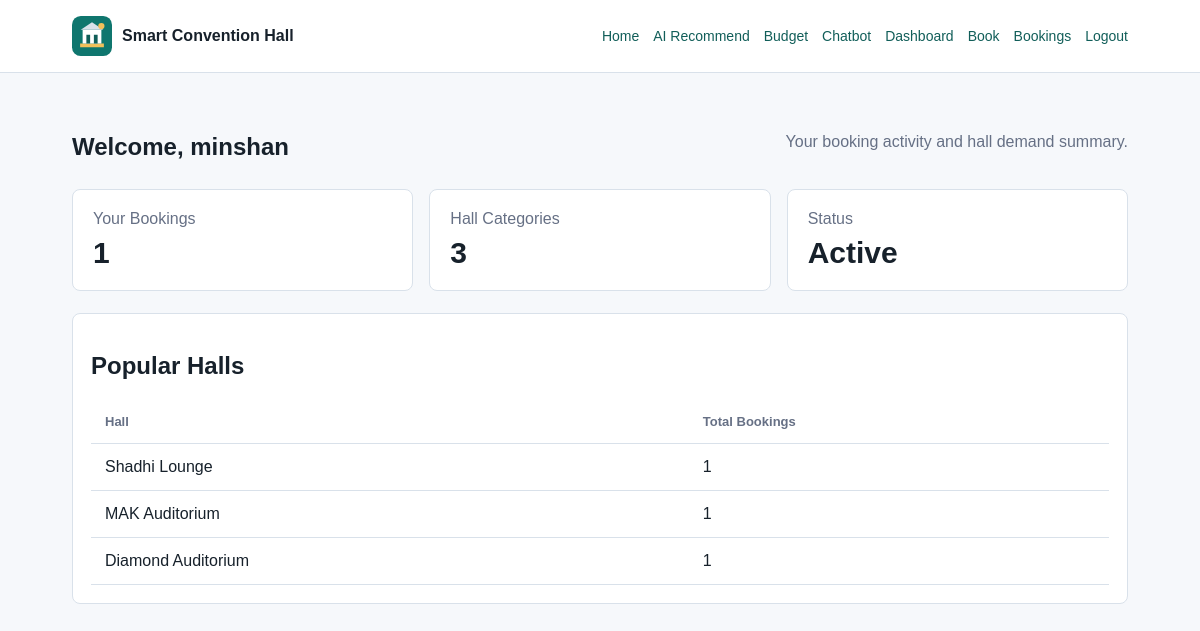
The app's page /dashboard (signed in) with its own data.
### tables this page shows
CREATE TABLE bookings (
            id INTEGER PRIMARY KEY AUTOINCREMENT,
            user_id INTEGER,
            user_name TEXT NOT NULL,
            hall_name TEXT NOT NULL,
            event_type TEXT NOT NULL,
            guests INTEGER NOT NULL,
            booking_date TEXT NOT NULL,
            status TEXT NOT NULL DEFAULT 'Confirmed',
            created_at TEXT NOT NULL, advance_payment INTEGER NOT NULL DEFAULT 0,
            FOREIGN KEY (user_id) REFERENCES users(id)
        );

### app.py (the view)
@app.route("/dashboard")
def dashboard():
    if not login_required():
        return redirect(url_for("login"))
    db = get_db()
    bookings = db.execute(
        "SELECT * FROM bookings WHERE user_id = ? ORDER BY booking_date DESC",
        (session["user_id"],),
    ).fetchall()
    hall_stats = db.execute(
        "SELECT hall_name, COUNT(*) AS total FROM bookings GROUP BY hall_name ORDER BY total DESC"
    ).fetchall()
    return render_template("dashboard.html", bookings=bookings, hall_stats=hall_stats)

### app.py (called while the page is built)
def get_db():
    if "db" not in g:
        g.db = sqlite3.connect(DATABASE)
        g.db.row_factory = sqlite3.Row
    return g.db

@app.before_request
def prepare_database():
    init_db()

def login_required():
    if "user_id" not in session:
        flash("Please login to continue.", "warning")
        return False
    return True

### templates/dashboard.html (shortened to what this page needs)
{% extends "base.html" %}
{% block content %}
<section class="section">
    <div class="section-head">
        <h1>Welcome, {{ session.user_name }}</h1>
        <p>Your booking activity and hall demand summary.</p>
    </div>
    <div class="stats">
        <div><span>Your Bookings</span><strong>{{ bookings|length }}</strong></div>
        <div><span>Hall Categories</span><strong>{{ hall_stats|length }}</strong></div>
        <div><span>Status</span><strong>Active</strong></div>
    </div>
    <div class="table-card">
        <h2>Popular Halls</h2>
        <table>
            <thead><tr><th>Hall</th><th>Total Bookings</th></tr></thead>
            <tbody>
                {% for row in hall_stats %}
                <tr><td>{{ row.hall_name }}</td><td>{{ row.total }}</td></tr>
                {% else %}
                <tr><td colspan="2">No bookings yet.</td></tr>
                {% endfor %}
            </tbody>
        </table>
    </div>
</section>
{% endblock %}

### static/css/style.css (style rules this page uses)
:root { --ink: #17212b; --muted: #667085; --line: #d9e1ea; --paper: #f6f8fb; --panel: #ffffff; --accent: #0f766e; --accent-dark: #115e59; --gold: #c98a14; --danger: #b42318; }
* { box-sizing: border-box; }
body { margin: 0; font-family: Arial, Helvetica, sans-serif; color: var(--ink); background: var(--paper); }
.hero-panel, .info-card, .form-card, .table-card, .card, .stats div { background: var(--panel); border: 1px solid var(--line); border-radius: 8px; }
.section, .form-page { padding: 44px 6vw; }
.section-head { display: flex; justify-content: space-between; align-items: end; gap: 20px; margin-bottom: 22px; }
.section-head h1, .section-head h2 { margin: 0 0 6px; }
.section-head p, .card p, .info-card p, .form-card p { color: var(--muted); }
.stats { display: grid; grid-template-columns: repeat(3, minmax(0, 1fr)); gap: 16px; margin-bottom: 22px; }
.stats div { padding: 20px; }
.stats span { display: block; color: var(--muted); margin-bottom: 8px; }
.stats strong { font-size: 30px; }
.table-card { overflow-x: auto; padding: 18px; }
table { width: 100%; border-collapse: collapse; }
th, td { padding: 14px; border-bottom: 1px solid var(--line); text-align: left; }
th { color: var(--muted); font-size: 13px; }

### records on screen
bookings: user_name "minshan", hall_name "MAK Auditorium", total "1"
bookings: hall_name "Shadhi Lounge", total "1"
bookings: hall_name "Diamond Auditorium", total "1"

### other values on screen
{{ bookings|length }} "1"
{{ hall_stats|length }} "3"
